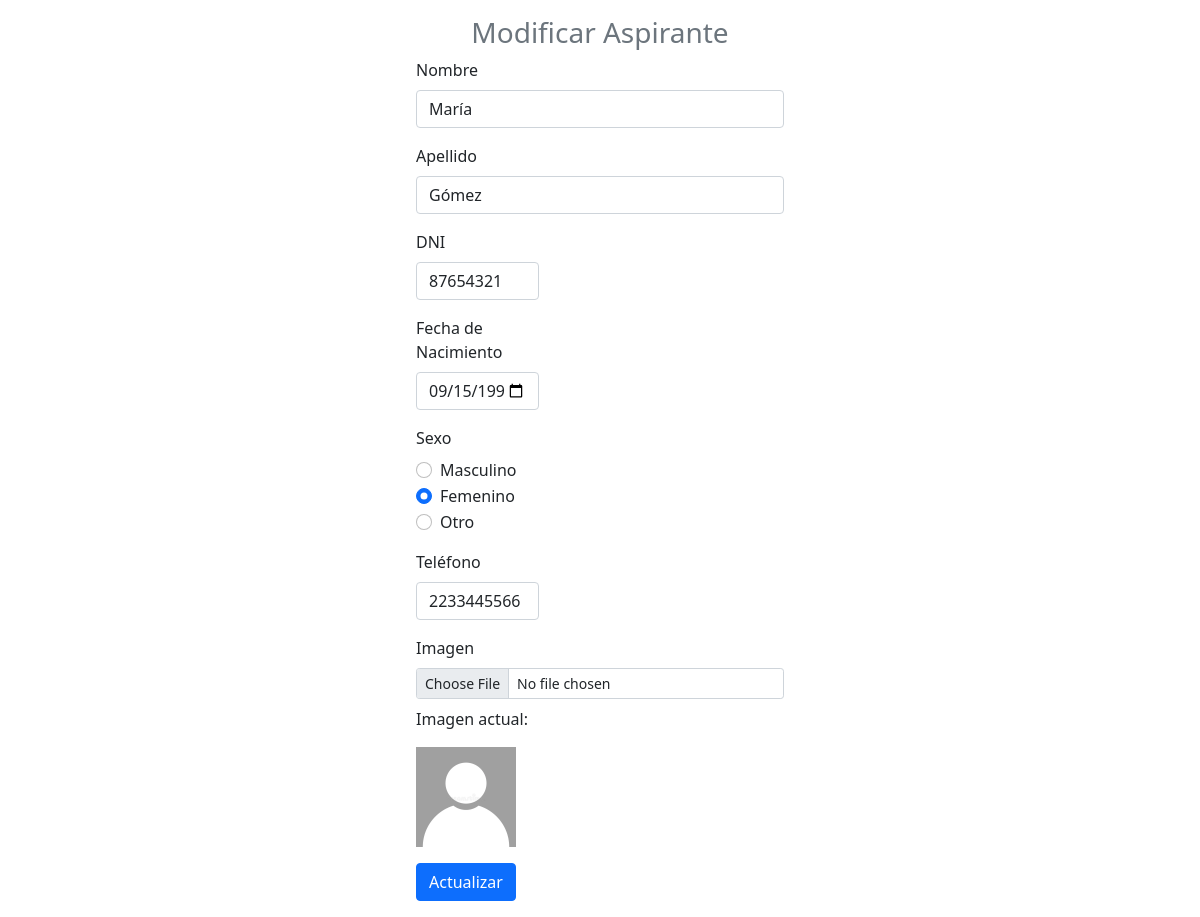
The page /modificar_aspirante.php?id=33 on the database its author committed.
### tables this page shows
CREATE TABLE `aspirantes` (
  `id` int(11) NOT NULL,
  `nombre` varchar(50) NOT NULL,
  `apellido` varchar(50) NOT NULL,
  `dni` int(15) NOT NULL,
  `fecha_nacimiento` date NOT NULL,
  `sexo` enum('Masculino','Femenino','Otro') NOT NULL,
  `telefono` varchar(20) NOT NULL,
  `imagen` varchar(255) DEFAULT NULL
);

### modificar_aspirante.php (the view, shortened to what this page needs)
<?php
include_once "notificaciones.php";
include_once "validaciones.php";
$id = $_GET["id"];
$sql = $conn->query("SELECT * FROM aspirantes WHERE id=$id");
?>
<!DOCTYPE html>
<html lang="es">
<head>
    <link href="https://cdn.jsdelivr.net/npm/bootstrap@5.0.2/dist/css/bootstrap.min.css" rel="stylesheet">
</head>
<body>
<form class="col-4 p-3 m-auto" method="POST" enctype="multipart/form-data">
    <h3 class="text-center text-secondary">Modificar Aspirante</h3>
    <?php if ($data = $sql->fetch_object()) { ?>
        <div class="mb-3">
            <label class="form-label">Nombre</label>
            <input type="text" class="form-control" name="nombre" value="<?= $data->nombre ?>">
        </div>
        <div class="mb-3">
            <label class="form-label">Apellido</label>
            <input type="text" class="form-control" name="apellido" value="<?= $data->apellido ?>">
        </div>
        <div class="mb-3 col-4">
            <label class="form-label">DNI</label>
            <input type="number" class="form-control" name="dni" value="<?= $data->dni ?>">
        </div>
        <div class="mb-3 col-4">
            <label class="form-label">Fecha de Nacimiento</label>
            <input type="date" class="form-control" name="fecha_nacimiento" value="<?= $data->fecha_nacimiento ?>">
        </div>
        <div class="mb-3">
            <label class="form-label">Sexo</label>
            <div class="form-check">
                <input class="form-check-input" type="radio" name="sexo" id="masculino" value="Masculino" <?php if ($data->sexo == "Masculino") echo "checked"; ?>>
                <label class="form-check-label" for="masculino">Masculino</label>
            </div>
            <div class="form-check">
                <input class="form-check-input" type="radio" name="sexo" id="femenino" value="Femenino" <?php if ($data->sexo == "Femenino") echo "checked"; ?>>
                <label class="form-check-label" for="femenino">Femenino</label>
            </div>
            <div class="form-check">
                <input class="form-check-input" type="radio" name="sexo" id="otro" value="Otro" <?php if ($data->sexo == "Otro") echo "checked"; ?>>
                <label class="form-check-label" for="otro">Otro</label>
            </div>
        </div>
        <div class="mb-3 col-4">
            <label class="form-label">Teléfono</label>
            <input type="text" class="form-control" name="telefono" value="<?= $data->telefono ?>">
        </div>
        <div class="mb-3">
            <label class="form-label">Imagen</label>
            <input class="form-control form-control-sm" type="file" name="imagen">
            <p class="mt-2">Imagen actual:</p>
            <img src="<?= $data->imagen ?>" width="100">
        </div>
    <?php } ?>
    <button type="submit" class="btn btn-primary" name="actualizar" value="ok">Actualizar</button>
</form>
</body>
</html>

### rows shown on the page
aspirantes: nombre "María", apellido "Gómez", dni "87654321", fecha_nacimiento "09/15/1995", sexo "☐ Masculino", sexo "☑ Femenino", sexo "☐ Otro", telefono "2233445566", imagen (placeholder picture)
